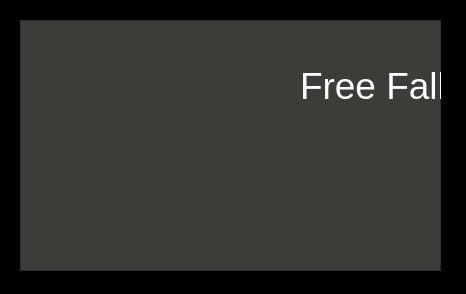
<?xml version="1.0" encoding="UTF-8"?>
<ui version="4.0">
 <class>MainWindow</class>
 <widget class="QMainWindow" name="MainWindow">
  <property name="geometry">
   <rect>
    <x>0</x>
    <y>0</y>
    <width>466</width>
    <height>294</height>
   </rect>
  </property>
  <property name="palette">
   <palette>
    <active>
     <colorrole role="WindowText">
      <brush brushstyle="SolidPattern">
       <color alpha="255">
        <red>255</red>
        <green>255</green>
        <blue>255</blue>
       </color>
      </brush>
     </colorrole>
     <colorrole role="Text">
      <brush brushstyle="SolidPattern">
       <color alpha="255">
        <red>255</red>
        <green>255</green>
        <blue>255</blue>
       </color>
      </brush>
     </colorrole>
     <colorrole role="Base">
      <brush brushstyle="SolidPattern">
       <color alpha="255">
        <red>107</red>
        <green>80</green>
        <blue>0</blue>
       </color>
      </brush>
     </colorrole>
     <colorrole role="Window">
      <brush brushstyle="SolidPattern">
       <color alpha="255">
        <red>0</red>
        <green>0</green>
        <blue>0</blue>
       </color>
      </brush>
     </colorrole>
    </active>
    <inactive>
     <colorrole role="WindowText">
      <brush brushstyle="SolidPattern">
       <color alpha="255">
        <red>255</red>
        <green>255</green>
        <blue>255</blue>
       </color>
      </brush>
     </colorrole>
     <colorrole role="Text">
      <brush brushstyle="SolidPattern">
       <color alpha="255">
        <red>255</red>
        <green>255</green>
        <blue>255</blue>
       </color>
      </brush>
     </colorrole>
     <colorrole role="Base">
      <brush brushstyle="SolidPattern">
       <color alpha="255">
        <red>107</red>
        <green>80</green>
        <blue>0</blue>
       </color>
      </brush>
     </colorrole>
     <colorrole role="Window">
      <brush brushstyle="SolidPattern">
       <color alpha="255">
        <red>0</red>
        <green>0</green>
        <blue>0</blue>
       </color>
      </brush>
     </colorrole>
    </inactive>
    <disabled>
     <colorrole role="WindowText">
      <brush brushstyle="SolidPattern">
       <color alpha="255">
        <red>106</red>
        <green>104</green>
        <blue>100</blue>
       </color>
      </brush>
     </colorrole>
     <colorrole role="Text">
      <brush brushstyle="SolidPattern">
       <color alpha="255">
        <red>106</red>
        <green>104</green>
        <blue>100</blue>
       </color>
      </brush>
     </colorrole>
     <colorrole role="Base">
      <brush brushstyle="SolidPattern">
       <color alpha="255">
        <red>0</red>
        <green>0</green>
        <blue>0</blue>
       </color>
      </brush>
     </colorrole>
     <colorrole role="Window">
      <brush brushstyle="SolidPattern">
       <color alpha="255">
        <red>0</red>
        <green>0</green>
        <blue>0</blue>
       </color>
      </brush>
     </colorrole>
    </disabled>
   </palette>
  </property>
  <property name="windowTitle">
   <string>MainWindow</string>
  </property>
  <widget class="QWidget" name="centralWidget">
   <widget class="QFrame" name="frame">
    <property name="geometry">
     <rect>
      <x>20</x>
      <y>20</y>
      <width>421</width>
      <height>251</height>
     </rect>
    </property>
    <property name="palette">
     <palette>
      <active>
       <colorrole role="Button">
        <brush brushstyle="SolidPattern">
         <color alpha="255">
          <red>107</red>
          <green>105</green>
          <blue>101</blue>
         </color>
        </brush>
       </colorrole>
       <colorrole role="Base">
        <brush brushstyle="SolidPattern">
         <color alpha="255">
          <red>107</red>
          <green>80</green>
          <blue>0</blue>
         </color>
        </brush>
       </colorrole>
       <colorrole role="Window">
        <brush brushstyle="SolidPattern">
         <color alpha="255">
          <red>61</red>
          <green>60</green>
          <blue>57</blue>
         </color>
        </brush>
       </colorrole>
      </active>
      <inactive>
       <colorrole role="Button">
        <brush brushstyle="SolidPattern">
         <color alpha="255">
          <red>107</red>
          <green>105</green>
          <blue>101</blue>
         </color>
        </brush>
       </colorrole>
       <colorrole role="Base">
        <brush brushstyle="SolidPattern">
         <color alpha="255">
          <red>107</red>
          <green>80</green>
          <blue>0</blue>
         </color>
        </brush>
       </colorrole>
       <colorrole role="Window">
        <brush brushstyle="SolidPattern">
         <color alpha="255">
          <red>61</red>
          <green>60</green>
          <blue>57</blue>
         </color>
        </brush>
       </colorrole>
      </inactive>
      <disabled>
       <colorrole role="Button">
        <brush brushstyle="SolidPattern">
         <color alpha="255">
          <red>107</red>
          <green>105</green>
          <blue>101</blue>
         </color>
        </brush>
       </colorrole>
       <colorrole role="Base">
        <brush brushstyle="SolidPattern">
         <color alpha="255">
          <red>61</red>
          <green>60</green>
          <blue>57</blue>
         </color>
        </brush>
       </colorrole>
       <colorrole role="Window">
        <brush brushstyle="SolidPattern">
         <color alpha="255">
          <red>61</red>
          <green>60</green>
          <blue>57</blue>
         </color>
        </brush>
       </colorrole>
      </disabled>
     </palette>
    </property>
    <property name="autoFillBackground">
     <bool>true</bool>
    </property>
    <property name="frameShape">
     <enum>QFrame::StyledPanel</enum>
    </property>
    <property name="frameShadow">
     <enum>QFrame::Raised</enum>
    </property>
    <widget class="QWidget" name="verticalLayoutWidget">
     <property name="geometry">
      <rect>
       <x>10</x>
       <y>10</y>
       <width>261</width>
       <height>231</height>
      </rect>
     </property>
     <layout class="QVBoxLayout" name="vlDial"/>
    </widget>
    <widget class="QLabel" name="lblImg">
     <property name="geometry">
      <rect>
       <x>280</x>
       <y>110</y>
       <width>131</width>
       <height>131</height>
      </rect>
     </property>
     <property name="text">
      <string/>
     </property>
     <property name="pixmap">
      <pixmap resource="img.qrc">:/img/imagenes/circle_grey.png</pixmap>
     </property>
    </widget>
    <widget class="QLabel" name="label_2">
     <property name="geometry">
      <rect>
       <x>280</x>
       <y>40</y>
       <width>141</width>
       <height>51</height>
      </rect>
     </property>
     <property name="font">
      <font>
       <pointsize>28</pointsize>
      </font>
     </property>
     <property name="text">
      <string>Free Fall</string>
     </property>
    </widget>
   </widget>
  </widget>
 </widget>
 <resources>
  <include location="img.qrc"/>
 </resources>
 <connections/>
</ui>
